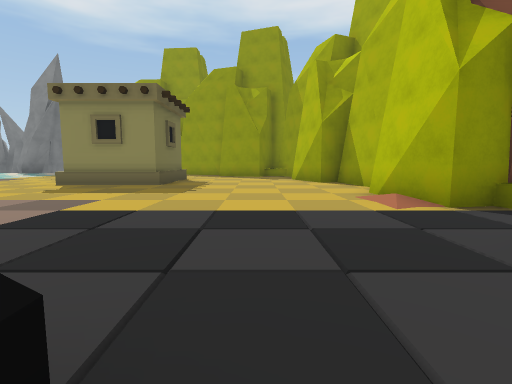
view 1 (above)

23 first-person views from a walk through a scene from a Unity 3-D project. The camera is 1.2 m above the floor, tilts 6° down and sees 85° across. The floor is counted in squares, 2 m on a side. Each view is taken from the middle of a square. On the plan, view 1 faces up. The plan holds only what a view shows up to about 9 squares ahead; the rest is blank. The place goes on beyond the plan. Some animated figures are not drawn. Some surface patterns are stand-ins.

view 2
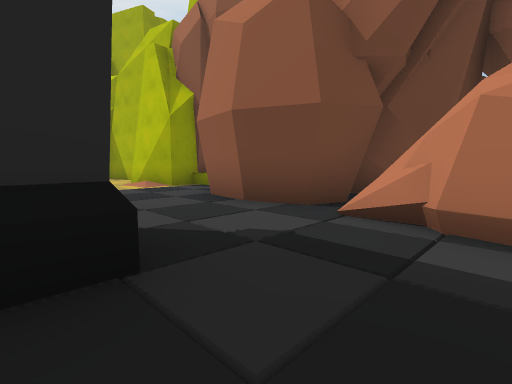

view 3
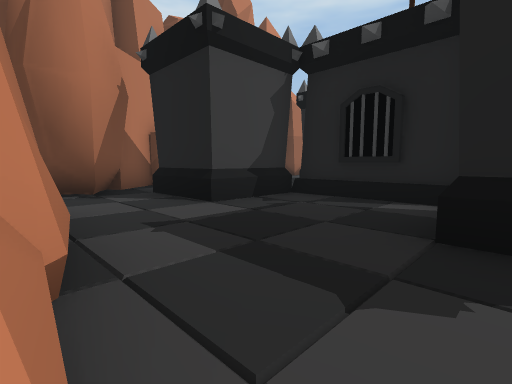

view 4
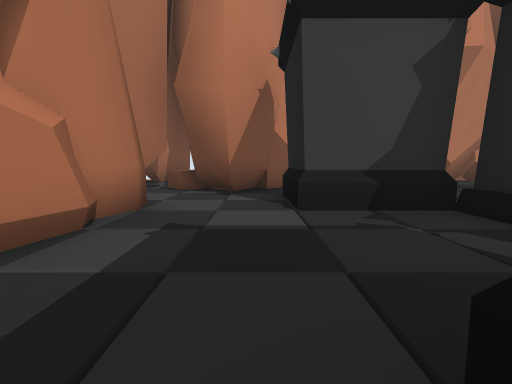

view 5
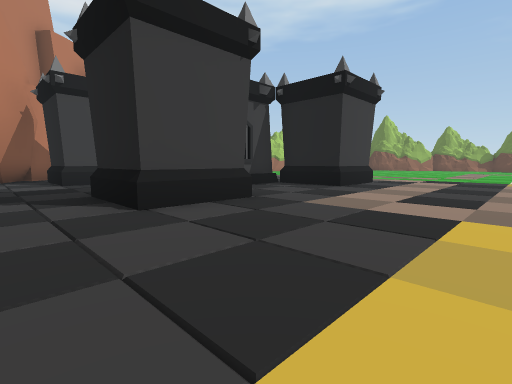

view 6
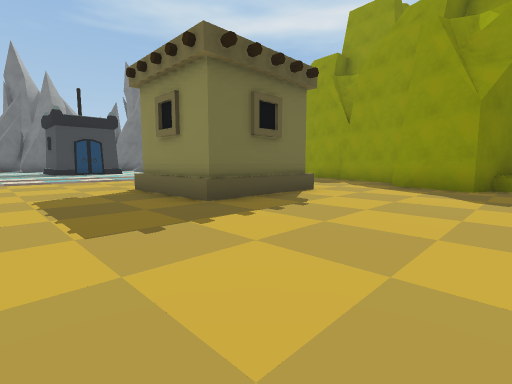

view 7
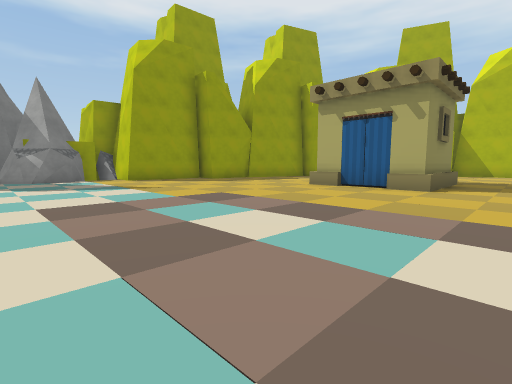

view 8
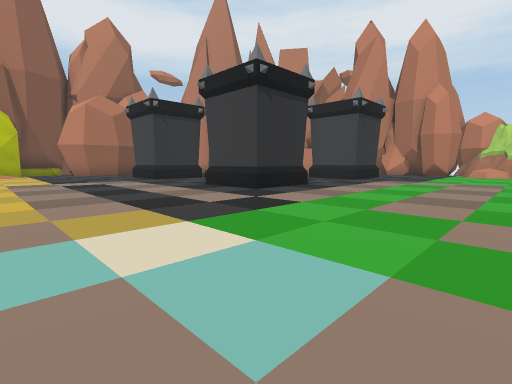

view 9
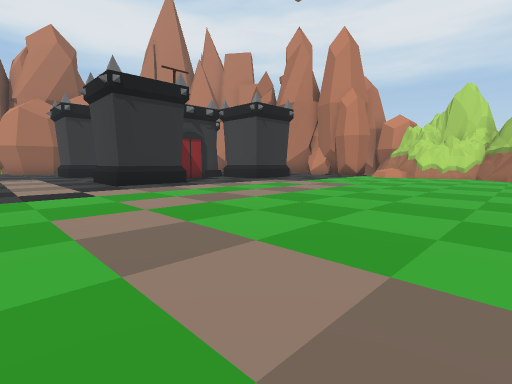

view 10
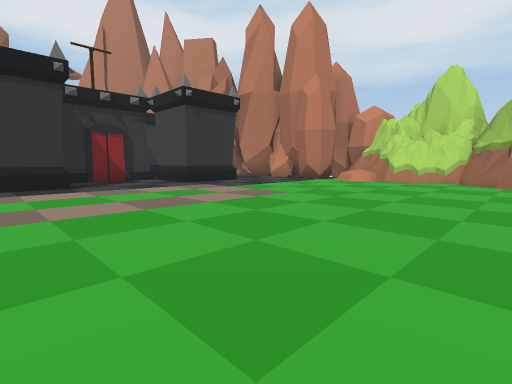

view 11
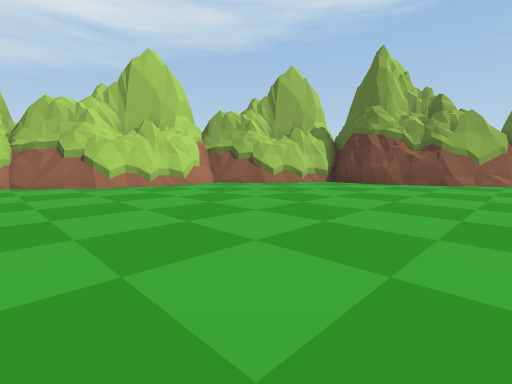

view 12
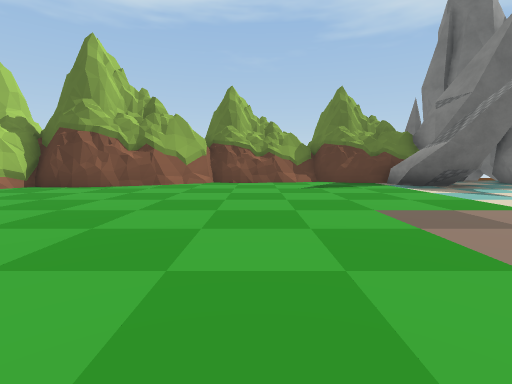

view 13
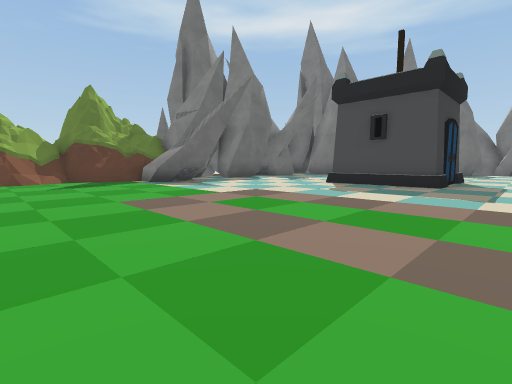

view 14
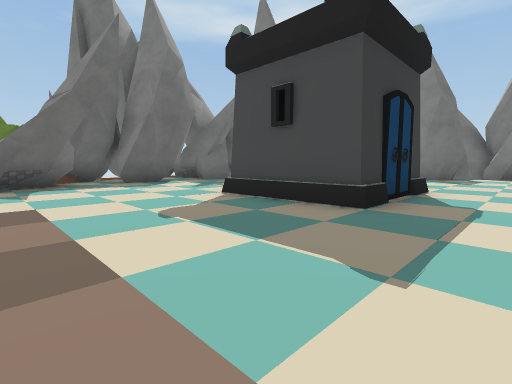

view 15
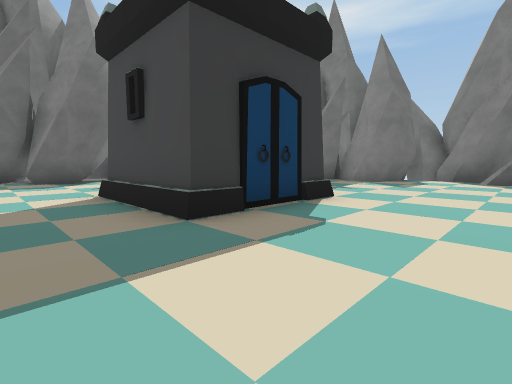

view 16
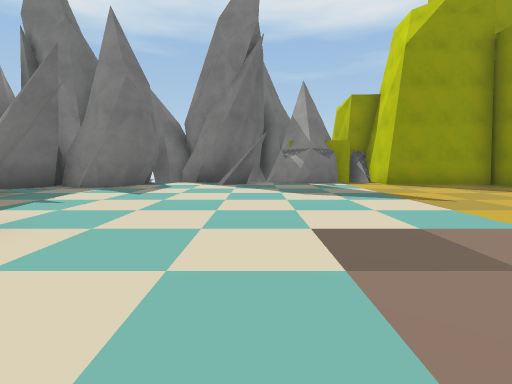

view 17
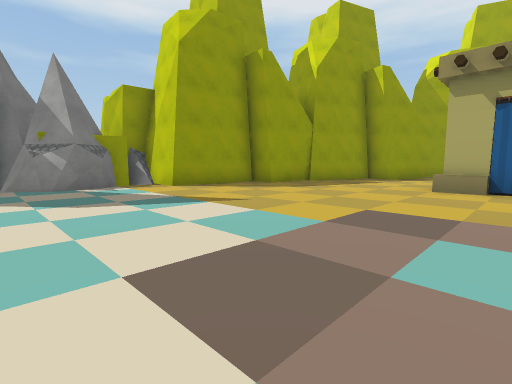

view 18
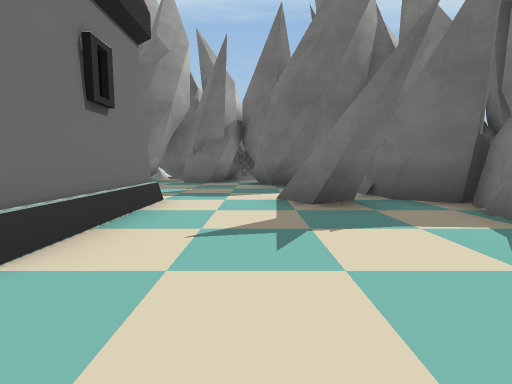

view 19
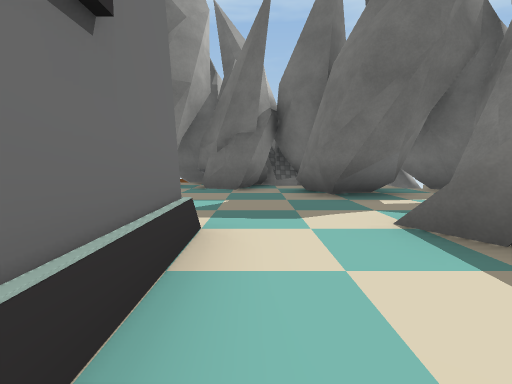

view 20
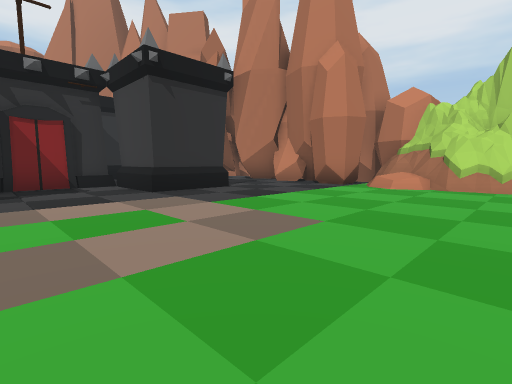

view 21
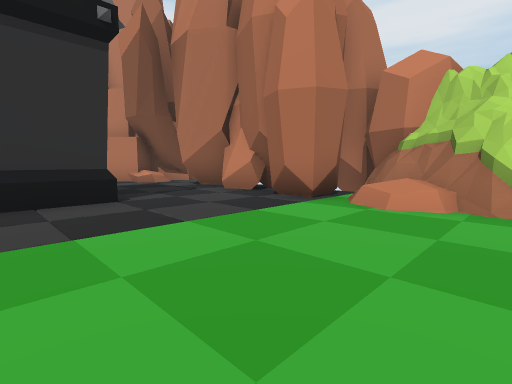

view 22
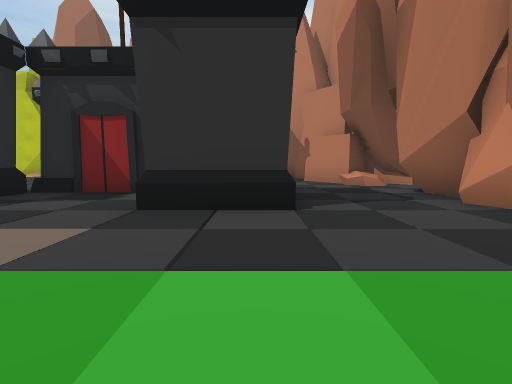

view 23
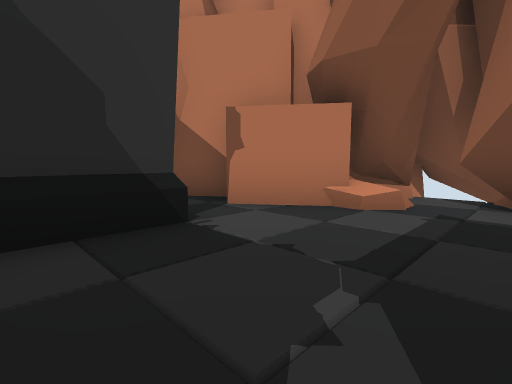

### Floor plan
Key: @ floor where view 1 was taken; # wall or solid block; . floor; / step, stairs or slope; = window, fence, low wall or low ledge; ^ raised ledge; O other object.
Columns run from 23 left of view 1 to 4 right of it. Each row starts with its distance up from view 1.
 17         ########
 16       ###.##...####
 15      ###..........#
 14    ###............. ###
 13   ##.//...............##^
 12 ###......................
 11 ##.......................
 10 ##....###.........# O....
  9  #... ###.........###....##
  8  ##...###.........##O.....#
  7 ##........................#
  6 #.........................#
  5 ###.......................#
  4 ###....................../##
  3 #..........................
  2 #.........................
  1 #........................#
  0 #...............#O...O#@.##
 -1 #...............#O...O#...##
 -2 ##................###....##
 -3  #................###....##
 -4  ##...............###....#
 -5   #.............#O...#O..#
 -6   ##............#O...#O...
 -7    ##..................##.#
 -8     #####............### ^#
 -9        ###.#=##.##..##    #
-10         ###########.##
-11                   ###

Where each view was taken, in squares from view 1:
view 1: 0 up, 0 right, facing up
view 2: 3 down, 1 left, facing up-right
view 3: 1 down, 2 right, facing down-left
view 4: 1 down, 0 right, facing down
view 5: 4 up, 1 right, facing down-left
view 6: 5 up, 1 right, facing up-left
view 7: 6 up, 12 left, facing up-right
view 8: 5 up, 12 left, facing down-right
view 9: 3 up, 15 left, facing down-right
view 10: 0 up, 15 left, facing down-right
view 11: 1 down, 13 left, facing down-left
view 12: 0 up, 14 left, facing left
view 13: 0 up, 13 left, facing up-left
view 14: 4 up, 13 left, facing up-left
view 15: 6 up, 12 left, facing up-left
view 16: 8 up, 12 left, facing up
view 17: 9 up, 12 left, facing up-right
view 18: 12 up, 13 left, facing left
view 19: 11 up, 15 left, facing left
view 20: 2 down, 13 left, facing down-right
view 21: 5 down, 12 left, facing down-right
view 22: 6 down, 11 left, facing right
view 23: 5 down, 5 left, facing down-right
